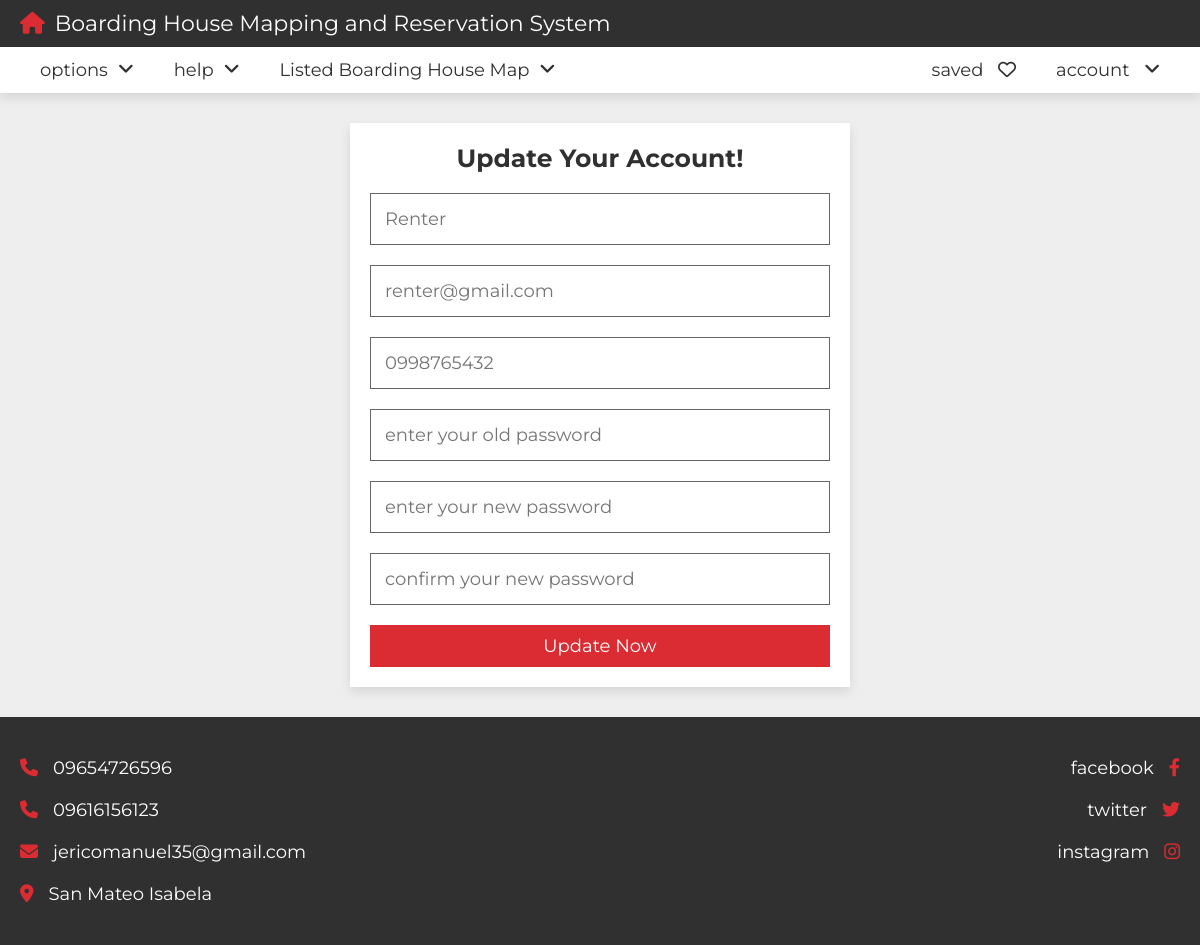
/update_renter.php (signed in), run on the app's committed database.
### tables this page shows
CREATE TABLE IF NOT EXISTS `renters` (
  `id` varchar(20) NOT NULL,
  `name` varchar(50) NOT NULL,
  `number` varchar(10) NOT NULL,
  `email` varchar(50) NOT NULL,
  `password` varchar(50) NOT NULL
);

### update_renter.php (the view, shortened to what this page needs)
<?php
include 'components/connect.php';
if(isset($_COOKIE['user_id'])){
   $user_id = $_COOKIE['user_id'];
}else{
   $user_id = '';
   header('location:login.php');
}
$select_user = $conn->prepare("SELECT * FROM `renters` WHERE id = ? LIMIT 1");
$select_user->execute([$user_id]);
$fetch_user = $select_user->fetch(PDO::FETCH_ASSOC);
?>
<!DOCTYPE html>
<html lang="en">
<head>
   <link rel="stylesheet" href="https://cdnjs.cloudflare.com/ajax/libs/font-awesome/6.2.0/css/all.min.css">
   <link rel="stylesheet" href="css/style.css">
</head>
<body>
<?php include 'components/home_header.php'; ?>
<section class="form-container">
   <form action="" method="post">
      <h3>update your account!</h3>
      <input type="tel" name="name" maxlength="50" placeholder="<?= $fetch_user['name']; ?>" class="box">
      <input type="email" name="email" maxlength="50" placeholder="<?= $fetch_user['email']; ?>" class="box">
      <input type="number" name="number" min="0" max="9999999999" maxlength="10" placeholder="<?= $fetch_user['number']; ?>" class="box">
      <input type="password" name="old_pass" maxlength="20" placeholder="enter your old password" class="box">
      <input type="password" name="new_pass" maxlength="20" placeholder="enter your new password" class="box">
      <input type="password" name="c_pass" maxlength="20" placeholder="confirm your new password" class="box">
      <input type="submit" value="update now" name="submit" class="btn">
   </form>
</section>
<?php include 'components/footer.php'; ?>
</body>
</html>

### css/style.css (style rules this page uses)
:root { --main-color:#DA2C32; --light-color:#666; --light-bg:#eee; --white:#fff; --black:#303030; --border:.1rem solid var(--light-color); --box-shodow:0 .5rem 1rem rgba(0,0,0,.1); }
* { font-family: 'Montserrat', sans-serif; margin: 0; padding: 0; box-sizing: border-box; outline: none; border: none; text-decoration: none; }
html { font-size: 62.5%; overflow-x: hidden; scroll-behavior: smooth; scroll-padding-top: 10rem; }
body { background-color: var(--light-bg); }
section { padding: 3rem 2rem; max-width: 1200px; margin: 0 auto; }
.btn, .inline-btn { margin-top: 1rem; padding: 1rem 3rem; background-color: var(--main-color); color: var(--white); cursor: pointer; text-align: center; font-size: 1.8rem; text-transform: capitalize; }
.btn { display: block; width: 100%; }
.form-container form { max-width: 50rem; margin: 0 auto; background-color: var(--white); box-shadow: var(--box-shodow); padding: 2rem; text-align: center; }
.form-container form h3 { padding-bottom: 1rem; font-size: 2.5rem; color: var(--black); text-transform: capitalize; }
.form-container form .box { border: var(--border); padding: 1.4rem; color: var(--black); margin: 1rem 0; width: 100%; font-size: 1.8rem; }

### data on the page
renters: name "Renter", email "renter@gmail.com", number "0998765432"
